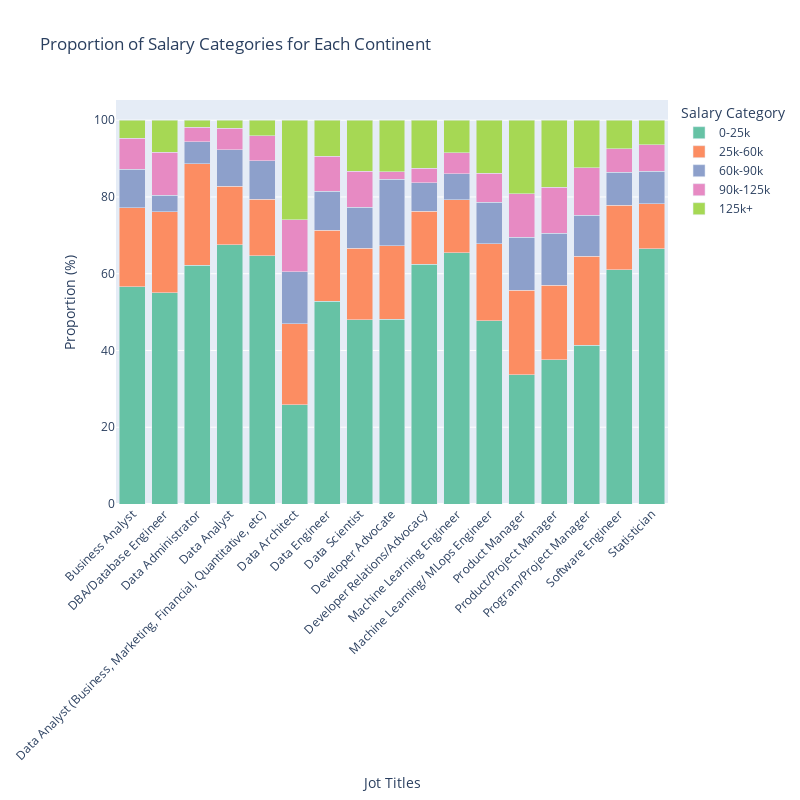

The notebook cell saved with this chart:
### Markdown cell above
### Interactive Proportion Plot: Gender & Continent

### Code cell
# Create a mapping for salary categories and their actual buckets
salary_mapping = {'0': '0-25k', '1': '25k-60k', '2': '60k-90k', '3': '90k-125k', '4': '125k+'}
salary_order = ['0-25k', '25k-60k', '60k-90k', '90k-125k', '125k+']

# Group the data by continent and salary bucket and calculate the count
grouped = merged_df.groupby(['current_job_title', 'yearly_compensation_encoded']).size().reset_index(name='count')

# Map the encoded salary category to the actual categories
grouped['yearly_compensation_encoded'] = grouped['yearly_compensation_encoded'].map(salary_mapping)
grouped['yearly_compensation_encoded'] = pd.Categorical(grouped['yearly_compensation_encoded'], categories=salary_order, ordered=True)

# Pivot the data to have salary buckets as the columns and continent as the index
pivot_df = grouped.pivot(index='current_job_title', columns='yearly_compensation_encoded', values='count')

# Calculate the proportion for each salary bucket in each continent
proportions = pivot_df.div(pivot_df.sum(axis=1), axis=0) * 100

# Create a stacked bar plot
fig = px.bar(
    proportions,
    x=proportions.index,
    y=proportions.columns,
    labels={'value': 'Proportion (%)', 'current_job_title': 'Jot Titles'},
    title='Proportion of Salary Categories for Each Continent',
    hover_data={'value': True},
    barmode='stack',
    color_discrete_sequence=px.colors.qualitative.Set2,
    width=800,
    height=800
)

# Customize the legend
fig.update_layout(legend_title_text='Salary Category')

# Rotate x-axis labels for better visibility if needed
fig.update_xaxes(tickangle=-45)

# Show the figure
fig.show()

### Figure 1 — Plotly figure (JSON) as saved in the notebook; plotly's stock layout.template omitted (floating-point values rounded to 4 significant figures)
{"data": [{"alignmentgroup": "True", "hovertemplate": "yearly_compensation_encoded=0-25k<br>Jot Titles=%{x}<br>Proportion (%)=%{y}<extra></extra>", "legendgroup": "0-25k", "marker": {"color": "rgb(102,194,165)", "pattern": {"shape": ""}}, "name": "0-25k", "offsetgroup": "0-25k", "orientation": "v", "showlegend": true, "textposition": "auto", "type": "bar", "x": ["Business Analyst", "DBA/Database Engineer", "Data Administrator", "Data Analyst", "Data Analyst (Business, Marketing, Financial, Quantitative, etc)", "Data Architect", "Data Engineer", "Data Scientist", "Developer Advocate", "Developer Relations/Advocacy", "Machine Learning Engineer", "Machine Learning/ MLops Engineer", "Product Manager", "Product/Project Manager", "Program/Project Manager", "Software Engineer", "Statistician"], "xaxis": "x", "y": [56.61, 54.98, 62.26, 67.54, 64.72, 25.93, 52.81, 48.01, 48.08, 62.5, 65.41, 47.7, 33.74, 37.6, 41.32, 61.03, 66.55], "yaxis": "y"}, {"alignmentgroup": "True", "hovertemplate": "yearly_compensation_encoded=25k-60k<br>Jot Titles=%{x}<br>Proportion (%)=%{y}<extra></extra>", "legendgroup": "25k-60k", "marker": {"color": "rgb(252,141,98)", "pattern": {"shape": ""}}, "name": "25k-60k", "offsetgroup": "25k-60k", "orientation": "v", "showlegend": true, "textposition": "auto", "type": "bar", "x": ["Business Analyst", "DBA/Database Engineer", "Data Administrator", "Data Analyst", "Data Analyst (Business, Marketing, Financial, Quantitative, etc)", "Data Architect", "Data Engineer", "Data Scientist", "Developer Advocate", "Developer Relations/Advocacy", "Machine Learning Engineer", "Machine Learning/ MLops Engineer", "Product Manager", "Product/Project Manager", "Program/Project Manager", "Software Engineer", "Statistician"], "xaxis": "x", "y": [20.65, 21.12, 26.42, 15.22, 14.72, 20.99, 18.55, 18.66, 19.23, 13.75, 13.81, 20.16, 21.95, 19.38, 23.25, 16.76, 11.67], "yaxis": "y"}, {"alignmentgroup": "True", "hovertemplate": "yearly_compensation_encoded=60k-90k<br>Jot Titles=%{x}<br>Proportion (%)=%{y}<extra></extra>", "legendgroup": "60k-90k", "marker": {"color": "rgb(141,160,203)", "pattern": {"shape": ""}}, "name": "60k-90k", "offsetgroup": "60k-90k", "orientation": "v", "showlegend": true, "textposition": "auto", "type": "bar", "x": ["Business Analyst", "DBA/Database Engineer", "Data Administrator", "Data Analyst", "Data Analyst (Business, Marketing, Financial, Quantitative, etc)", "Data Architect", "Data Engineer", "Data Scientist", "Developer Advocate", "Developer Relations/Advocacy", "Machine Learning Engineer", "Machine Learning/ MLops Engineer", "Product Manager", "Product/Project Manager", "Program/Project Manager", "Software Engineer", "Statistician"], "xaxis": "x", "y": [9.985, 4.382, 5.66, 9.504, 10.03, 13.58, 10.09, 10.63, 17.31, 7.5, 6.881, 10.78, 13.82, 13.57, 10.64, 8.602, 8.537], "yaxis": "y"}, {"alignmentgroup": "True", "hovertemplate": "yearly_compensation_encoded=90k-125k<br>Jot Titles=%{x}<br>Proportion (%)=%{y}<extra></extra>", "legendgroup": "90k-125k", "marker": {"color": "rgb(231,138,195)", "pattern": {"shape": ""}}, "name": "90k-125k", "offsetgroup": "90k-125k", "orientation": "v", "showlegend": true, "textposition": "auto", "type": "bar", "x": ["Business Analyst", "DBA/Database Engineer", "Data Administrator", "Data Analyst", "Data Analyst (Business, Marketing, Financial, Quantitative, etc)", "Data Architect", "Data Engineer", "Data Scientist", "Developer Advocate", "Developer Relations/Advocacy", "Machine Learning Engineer", "Machine Learning/ MLops Engineer", "Product Manager", "Product/Project Manager", "Program/Project Manager", "Software Engineer", "Statistician"], "xaxis": "x", "y": [8.033, 11.16, 3.774, 5.617, 6.438, 13.58, 9.194, 9.342, 1.923, 3.75, 5.413, 7.585, 11.38, 12.02, 12.46, 6.109, 6.794], "yaxis": "y"}, {"alignmentgroup": "True", "hovertemplate": "yearly_compensation_encoded=125k+<br>Jot Titles=%{x}<br>Proportion (%)=%{y}<extra></extra>", "legendgroup": "125k+", "marker": {"color": "rgb(166,216,84)", "pattern": {"shape": ""}}, "name": "125k+", "offsetgroup": "125k+", "orientation": "v", "showlegend": true, "textposition": "auto", "type": "bar", "x": ["Business Analyst", "DBA/Database Engineer", "Data Administrator", "Data Analyst", "Data Analyst (Business, Marketing, Financial, Quantitative, etc)", "Data Architect", "Data Engineer", "Data Scientist", "Developer Advocate", "Developer Relations/Advocacy", "Machine Learning Engineer", "Machine Learning/ MLops Engineer", "Product Manager", "Product/Project Manager", "Program/Project Manager", "Software Engineer", "Statistician"], "xaxis": "x", "y": [4.73, 8.367, 1.887, 2.123, 4.097, 25.93, 9.357, 13.35, 13.46, 12.5, 8.486, 13.77, 19.11, 17.44, 12.32, 7.499, 6.446], "yaxis": "y"}], "layout": {"barmode": "stack", "height": 800, "legend": {"title": {"text": "Salary Category"}, "tracegroupgap": 0}, "title": {"text": "Proportion of Salary Categories for Each Continent"}, "width": 800, "xaxis": {"anchor": "y", "domain": [0, 1], "tickangle": -45, "title": {"text": "Jot Titles"}}, "yaxis": {"anchor": "x", "domain": [0, 1], "title": {"text": "Proportion (%)"}}}}
